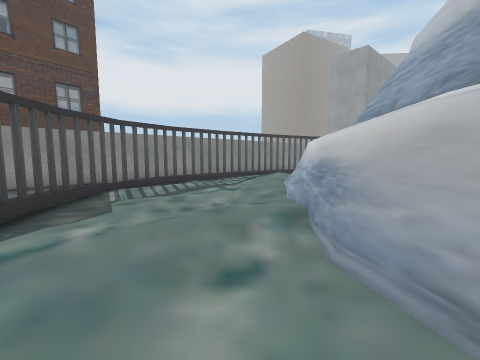
[1] (above)

24 first-person views from a walk through a scene from a Unity 3-D project. The camera is 1.2 m above the floor, tilts 6° down and sees 90° across. The floor is counted in squares, 1 m on a side. Each view is taken from the middle of a square. On the plan, view 1 faces up. The plan holds only what a view shows up to about 12 squares ahead; the rest is blank. The place goes on beyond the plan. The player is left out. Some animated figures are left out. Some surface patterns are stand-ins.

[2]
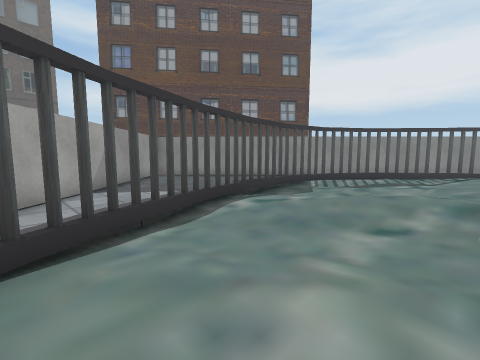

[3]
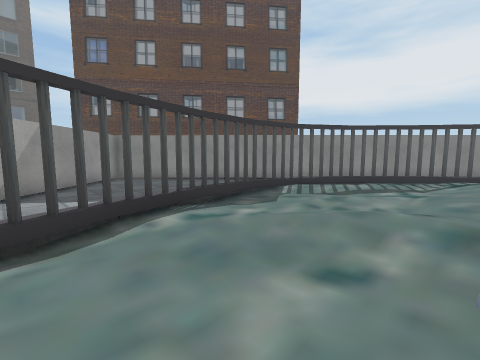

[4]
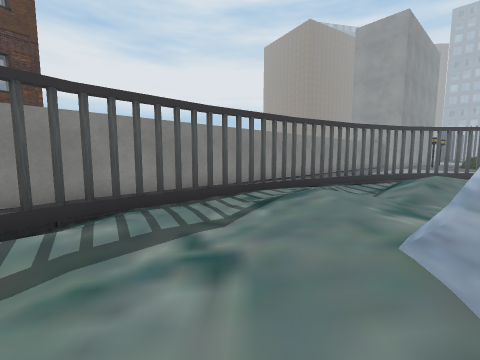

[5]
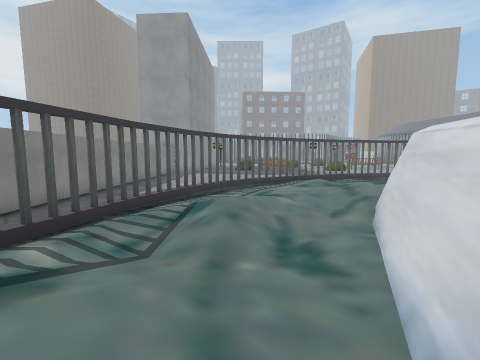

[6]
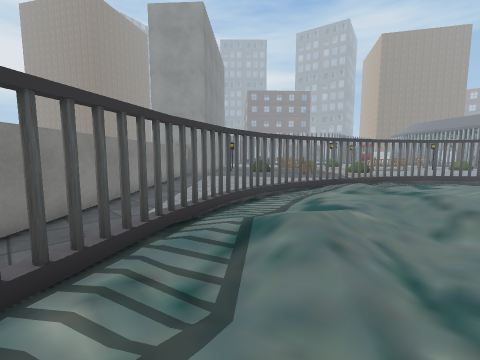

[7]
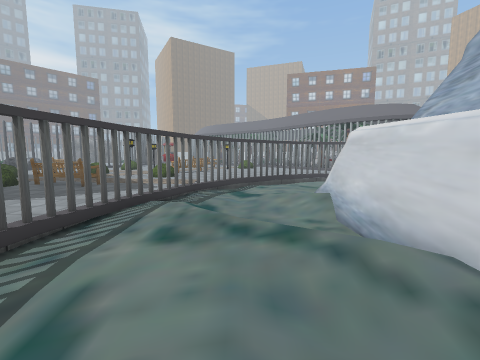

[8]
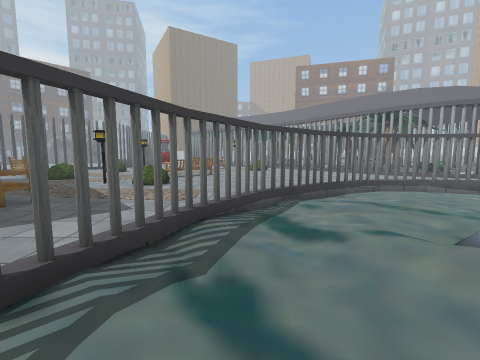

[9]
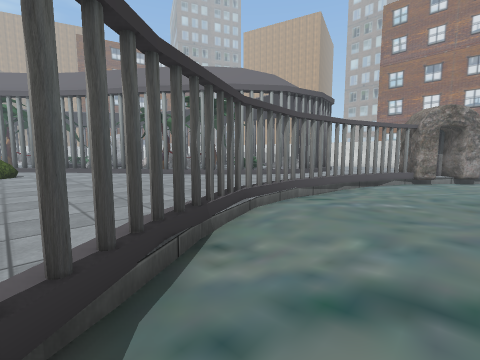

[10]
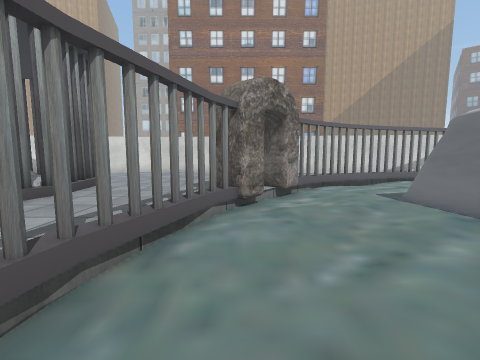

[11]
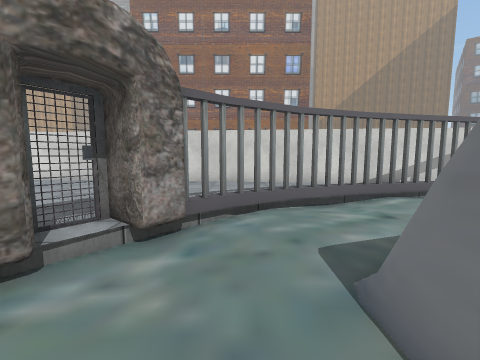

[12]
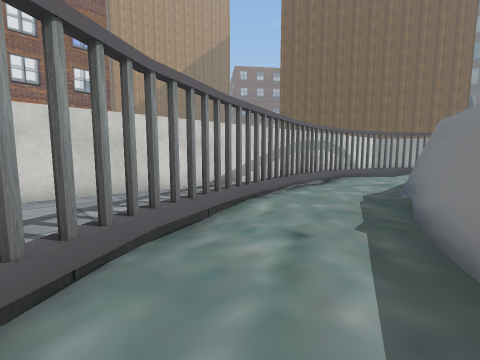

[13]
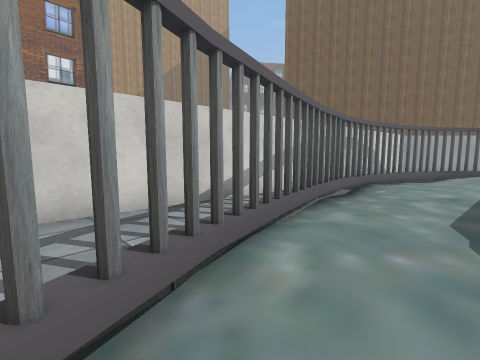

[14]
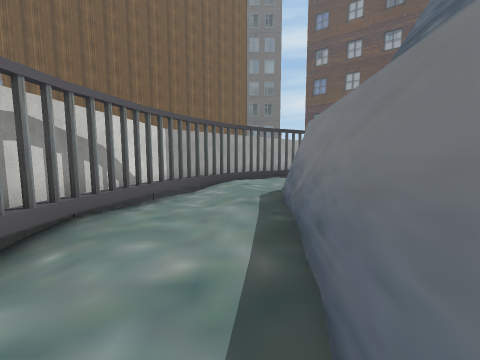

[15]
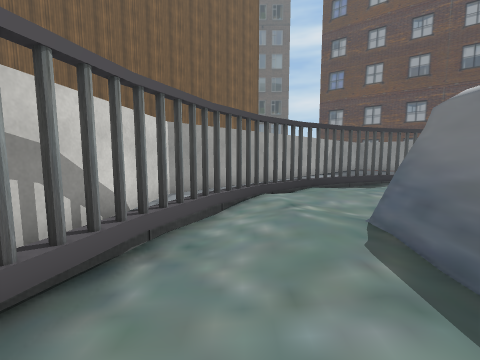

[16]
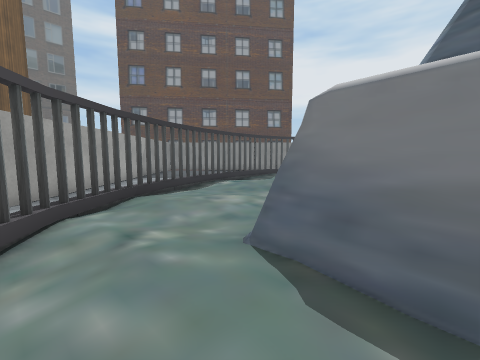

[17]
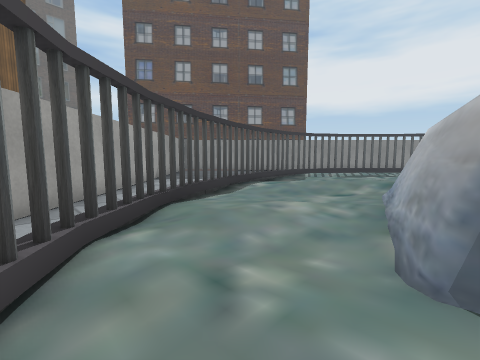

[18]
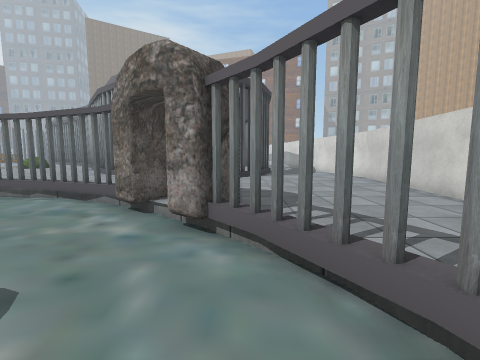

[19]
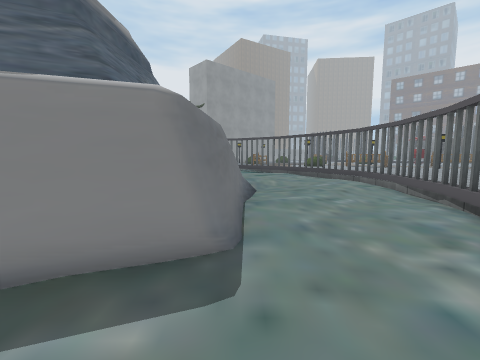

[20]
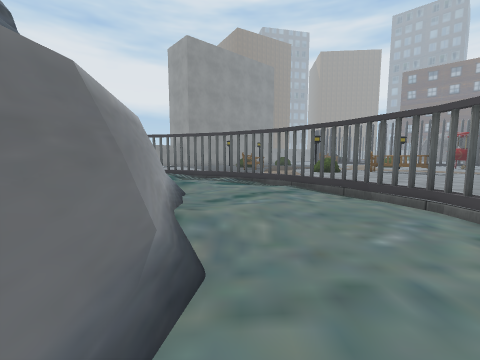

[21]
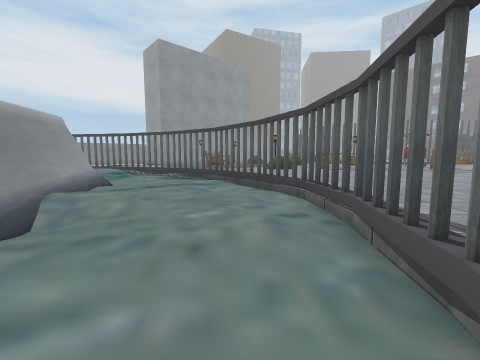

[22]
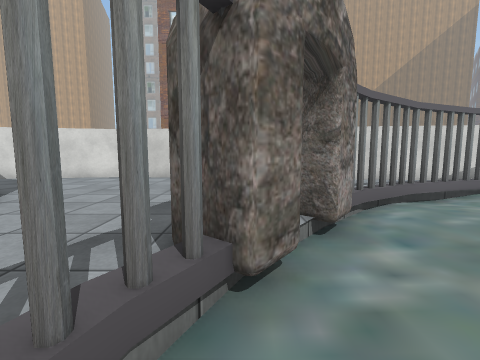

[23]
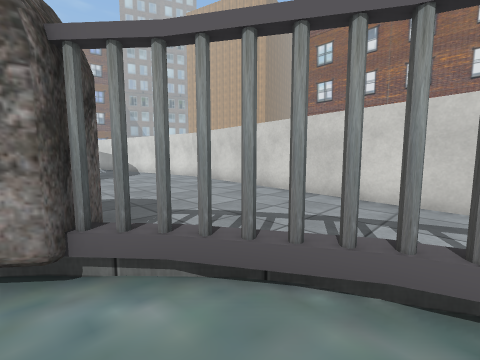

[24]
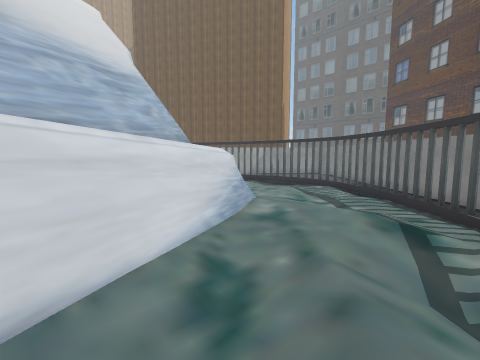

### Floor plan
Key: @ floor where view 1 was taken; # wall or solid block; x gap in a wall; . main floor; : floor 0.25 m higher than the main floor; - floor 0.25 m lower than the main floor; + floor 0.5 m higher than the main floor; / step, stairs or slope; = window, fence, low wall or low ledge.
Columns run from 7 left of view 1 to 25 right of it. Each row starts with its distance up from view 1.
 19            ##                 =#
 18          ###...    ...........=#
 17         ##....#:#xx#...........
 16        ##..##........#x#.......
 15       ##.##...../../::..#x.....
 14       #.x#/.////:::://-...#....
 13      ###.//////::::/ ------#....
 12     ###.//////../+//--/..--.#...
 11   ####../://...////.////...-/x..
 10  ##.#.../:/..##########=....-x..
  9 ## x....::#####       ##....-#..
  8 #. #.-..:###           #.....-:.
  7  .x......#             #.....-:
  6   x....//#             #=/...--.
  5   x-..//:#             ##-...-x.
  4  ..-..:/=#             ##-..--x.
  3  . #../-=#             ##..---#
  2  . x..--.#             ##..---..
  1  ..x----.##            ##.---#..
  0 #...#-.@.##            ##.---x..
 -1 ##..x..../#          ###=.--#...
 -2  ##.##....####    #####..--##...
 -3   ##.x..../#########-....-###...
 -4    ##.#....:::.........../##....
 -5     ##.x#-............--:x......
 -6      ##.###-.......--#:#........
 -7       ###############...........
 -8             #####  ##...........
 -9                     ##########..
-10                              ####

Where each view was taken, in squares from view 1:
view 1: 0 up, 0 right, facing up
view 2: 2 down, 1 right, facing up-left
view 3: 0 up, 1 right, facing up-left
view 4: 6 up, 0 right, facing up
view 5: 9 up, 2 right, facing up-right
view 6: 11 up, 2 right, facing up-right
view 7: 13 up, 7 right, facing right
view 8: 14 up, 12 right, facing right
view 9: 12 up, 19 right, facing down-right
view 10: 5 up, 21 right, facing down
view 11: 1 up, 18 right, facing down
view 12: 2 down, 18 right, facing down-left
view 13: 4 down, 16 right, facing down-left
view 14: 4 down, 10 right, facing left
view 15: 5 down, 7 right, facing left
view 16: 5 down, 5 right, facing up-left
view 17: 5 down, 3 right, facing up-left
view 18: 4 down, 15 right, facing right
view 19: 4 down, 17 right, facing up
view 20: 2 up, 18 right, facing up
view 21: 1 up, 21 right, facing up
view 22: 1 up, 21 right, facing down
view 23: 3 down, 16 right, facing down-right
view 24: 13 up, 7 right, facing down-left
